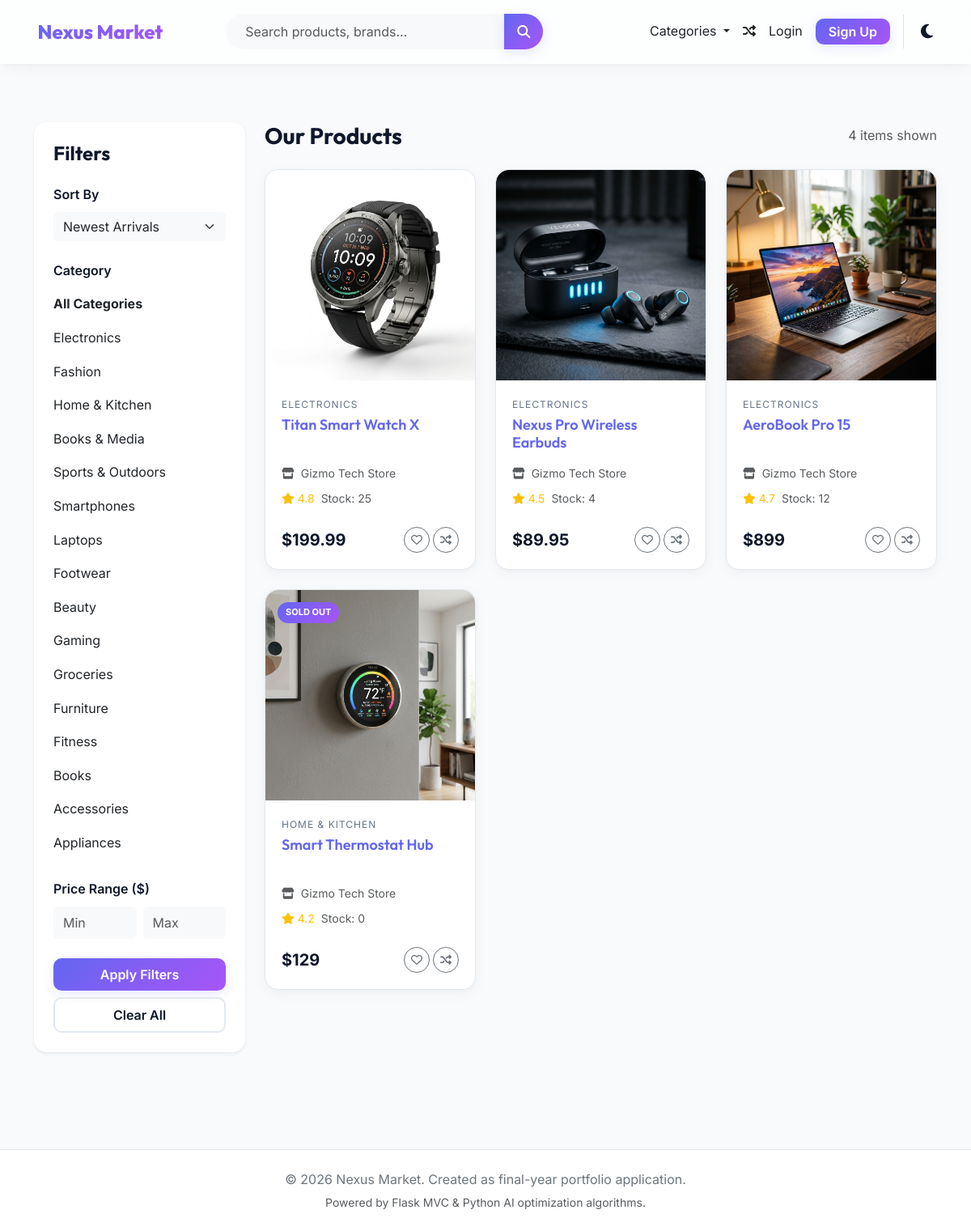
Page /products on the committed database.
### tables this page shows
CREATE TABLE products (
    id INTEGER PRIMARY KEY AUTOINCREMENT,
    vendor_id INT NOT NULL,
    category_id INT NOT NULL,
    name VARCHAR(255) NOT NULL,
    description TEXT,
    price NUMERIC NOT NULL,
    stock INT NOT NULL DEFAULT 0,
    image_url VARCHAR(255) DEFAULT 'default_product.png',
    status VARCHAR(20) NOT NULL DEFAULT 'active', -- 'active', 'inactive', 'flagged'
    average_rating NUMERIC DEFAULT 0.00,
    created_at TIMESTAMP DEFAULT CURRENT_TIMESTAMP,
    FOREIGN KEY (vendor_id) REFERENCES vendors(id) ON DELETE CASCADE,
    FOREIGN KEY (category_id) REFERENCES categories(id) ON DELETE CASCADE
);

CREATE TABLE categories (
    id INTEGER PRIMARY KEY AUTOINCREMENT,
    name VARCHAR(100) NOT NULL UNIQUE,
    description TEXT,
    slug VARCHAR(100) NOT NULL UNIQUE
);

CREATE TABLE vendors (
    id INTEGER PRIMARY KEY AUTOINCREMENT,
    user_id INT NOT NULL UNIQUE,
    business_name VARCHAR(150) NOT NULL UNIQUE,
    description TEXT,
    logo VARCHAR(255) DEFAULT 'default_vendor.png',
    status VARCHAR(20) NOT NULL DEFAULT 'pending', -- 'pending', 'approved', 'blocked'
    rating NUMERIC DEFAULT 0.00,
    created_at TIMESTAMP DEFAULT CURRENT_TIMESTAMP,
    FOREIGN KEY (user_id) REFERENCES users(id) ON DELETE CASCADE
);

### routes/user.py (the view)
@user_bp.route('/products')
def browse():
    category_id = request.args.get('category')
    sort_by = request.args.get('sort', 'newest')
    min_price = request.args.get('min_price', type=float)
    max_price = request.args.get('max_price', type=float)
    page = request.args.get('page', 1, type=int)
    per_page = 9
    offset = (page - 1) * per_page
    query_str = (
        "SELECT p.*, v.business_name, c.name as category_name "
        "FROM products p "
        "JOIN vendors v ON p.vendor_id = v.id "
        "JOIN categories c ON p.category_id = c.id "
        "WHERE p.status = 'active' AND v.status = 'approved'"
    )
    params = []
    if category_id:
        query_str += " AND p.category_id = %s"
        params.append(category_id)
    if min_price is not None:
        query_str += " AND p.price >= %s"
        params.append(min_price)
    if max_price is not None:
        query_str += " AND p.price <= %s"
        params.append(max_price)
    count_query = f"SELECT COUNT(*) as total_count FROM ({query_str}) as sub"
    total_records = db.execute_query(count_query, params)
    total_count = total_records[0]['total_count'] if total_records else 0
    total_pages = (total_count + per_page - 1) // per_page
    if sort_by == 'price_low':
        query_str += " ORDER BY p.price ASC"
    elif sort_by == 'price_high':
        query_str += " ORDER BY p.price DESC"
    elif sort_by == 'rating':
        query_str += " ORDER BY p.average_rating DESC"
    else:
        query_str += " ORDER BY p.created_at DESC"
    query_str += " LIMIT %s OFFSET %s"
    params.extend([per_page, offset])
    products = db.execute_query(query_str, params)
    categories = db.execute_query("SELECT * FROM categories", cache=True)
    return render_template('user/browse.html',
                           products=products,
                           categories=categories,
                           current_category=category_id,
                           sort=sort_by,
                           min_price=min_price,
                           max_price=max_price,
                           page=page,
                           total_pages=total_pages)

### models/db_manager.py (called while the page is built)
    def _translate_sql(self, sql):
        if self.db_type == 'sqlite':
            return sql.replace('%s', '?')
        return sql

### templates/user/browse.html (shortened to what this page needs)
{% extends 'layouts/base.html' %}
{% block content %}
<div class="container my-5">
    <div class="row">
        <div class="col-lg-3 col-md-4 mb-4">
            <div class="glass-panel p-4 rounded-4 bg-white border-0 shadow-sm">
                <h4 class="fw-bold mb-4">Filters</h4>
                <form action="{{ url_for('user.browse') }}" method="GET" id="filterForm">
                    <div class="mb-4">
                        <label for="sort" class="form-label fw-semibold">Sort By</label>
                        <select class="form-select bg-light border-0" id="sort" name="sort" onchange="this.form.submit()">
                            <option value="newest" {% if sort == 'newest' %}selected{% endif %}>Newest Arrivals</option>
                        </select>
                    </div>
                    <div class="mb-4">
                        <label class="form-label fw-semibold">Category</label>
                        <div class="list-group list-group-flush">
                            <a href="{{ url_for('user.browse', sort=sort, min_price=min_price, max_price=max_price) }}" class="list-group-item list-group-item-action border-0 px-0 bg-transparent {% if not current_category %}fw-bold text-indigo-600{% endif %}">
                                All Categories
                            </a>
                            {% for cat in categories %}
                            <a href="{{ url_for('user.browse', category=cat.id, sort=sort, min_price=min_price, max_price=max_price) }}" class="list-group-item list-group-item-action border-0 px-0 bg-transparent ">
                                {{ cat.name }}
                            </a>
                            {% endfor %}
                        </div>
                    </div>
                    <div class="mb-4">
                        <label class="form-label fw-semibold">Price Range ($)</label>
                        <div class="d-flex gap-2">
                            <input type="number" class="form-control bg-light border-0 py-2" placeholder="Min" name="min_price" value="{{ min_price if min_price is not none else '' }}">
                            <input type="number" class="form-control bg-light border-0 py-2" placeholder="Max" name="max_price" value="{{ max_price if max_price is not none else '' }}">
                        </div>
                    </div>
                    <button type="submit" class="btn btn-premium w-100 py-2">Apply Filters</button>
                    <a href="{{ url_for('user.browse') }}" class="btn btn-premium-outline w-100 py-2 mt-2">Clear All</a>
                </form>
            </div>
        </div>
        <div class="col-lg-9 col-md-8">
            <div class="d-flex justify-content-between align-items-center mb-4">
                <h3 class="fw-bold m-0">Our Products</h3>
                <span class="text-muted">{{ products|length }} items shown</span>
            </div>
            {% if not products %}
            <div class="text-center py-5 my-5 bg-white rounded-4 shadow-sm border p-5">
                <i class="fa-regular fa-folder-open fs-1 text-muted mb-3"></i>
                <h4 class="fw-bold">No Products Found</h4>
                <p class="text-secondary">Try adjusting your pricing filters or category settings.</p>
                <a href="{{ url_for('user.browse') }}" class="btn btn-premium mt-3">Reset Filters</a>
            </div>
            {% else %}
            <div class="row g-4">
                {% for prod in products %}
                <div class="col-lg-4 col-md-6 col-sm-6">
                    <div class="product-card">
                        {% if prod.stock == 0 %}
                            <span class="product-badge bg-danger">Sold Out</span>
                        {% endif %}
                        <div class="product-img-wrapper">
                            <img src="{{ url_for('static', filename=prod.image_url) }}" class="product-img" alt="{{ prod.name }}">
                        </div>
                        <div class="product-info">
                            <div class="product-category">{{ prod.category_name }}</div>
                            <h5 class="product-title"><a href="{{ url_for('user.product_detail', product_id=prod.id) }}">{{ prod.name }}</a></h5>
                            <div class="small text-muted mb-2"><i class="fas fa-store me-1"></i> {{ prod.business_name }}</div>
                            <div class="d-flex align-items-center mb-2">
                                <div class="text-warning small me-2">
                                    <i class="fas fa-star"></i> {{ prod.average_rating }}
                                </div>
                                <span class="small text-muted">Stock: {{ prod.stock }}</span>
                            </div>
                            <div class="d-flex justify-content-between align-items-center mt-3">
                                <span class="product-price">${{ prod.price }}</span>
                                <div class="d-flex gap-1">
                                    <form action="{{ url_for('user.wishlist_toggle', product_id=prod.id) }}" method="POST" class="d-inline">
                                        <button type="submit" class="btn btn-sm btn-outline-secondary rounded-circle" style="width: 32px; height: 32px; padding: 0;">
                                            <i class="far fa-heart"></i>
                                        </button>
                                    </form>
                                    <form action="{{ url_for('user.compare_add', product_id=prod.id) }}" method="POST" class="d-inline">
                                        <button type="submit" class="btn btn-sm btn-outline-secondary rounded-circle" style="width: 32px; height: 32px; padding: 0;">
                                            <i class="fa-solid fa-shuffle"></i>
                                        </button>
                                    </form>
                                </div>
                            </div>
                        </div>
                    </div>
                </div>
                {% endfor %}
            </div>
            {% endif %}
        </div>
    </div>
</div>
{% endblock %}

### static/css/styles.css (style rules this page uses)
:root { --bg-primary: #f8fafc; --bg-secondary: #ffffff; --bg-tertiary: #f1f5f9; --text-primary: #0f172a; --text-secondary: #475569; --text-muted: #64748b; --accent-color: #6366f1; --accent-hover: #4f46e5; --accent-gradient: linear-gradient(135deg, #6366f1 0%, #a855f7 100%); --accent-glow: rgba(99, 102, 241, 0.15); --border-color: #e2e8f0; --card-shadow: 0 4px 20px -2px rgba(15, 23, 42, 0.05), 0 2px 8px -1px rgba(15, 23, 42, 0.03); --glass-bg: rgba(255, 255, 255, 0.7); --glass-border: rgba(255, 255, 255, 0.5); --glass-blur: blur(12px); --success: #10b981; --warning: #f59e0b; --danger: #ef4444; --info: #06b6d4; --font-heading: 'Outfit', sans-serif; --font-body: 'Inter', sans-serif; --border-radius-lg: 16px; --border-radius-md: 10px; --border-radius-sm: 6px; --transition-smooth: all 0.3s cubic-bezier(0.4, 0, 0.2, 1); }
* { box-sizing: border-box; margin: 0; padding: 0; }
body { background-color: var(--bg-primary); color: var(--text-primary); font-family: var(--font-body); line-height: 1.6; transition: var(--transition-smooth); min-height: 100vh; display: flex; flex-direction: column; }
h1, h2, h3, h4, h5, h6 { font-family: var(--font-heading); color: var(--text-primary); font-weight: 700; }
a { color: var(--accent-color); text-decoration: none; transition: var(--transition-smooth); }
.glass-panel { background: var(--glass-bg); backdrop-filter: var(--glass-blur); -webkit-backdrop-filter: var(--glass-blur); border: 1px solid var(--glass-border); box-shadow: var(--card-shadow); }
.btn-premium { background: var(--accent-gradient); color: white; font-weight: 600; border: none; border-radius: var(--border-radius-md); padding: 10px 22px; box-shadow: 0 4px 14px var(--accent-glow); transition: var(--transition-smooth); cursor: pointer; }
.btn-premium-outline { background: transparent; color: var(--text-primary); font-weight: 600; border: 2px solid var(--border-color); border-radius: var(--border-radius-md); padding: 8px 20px; transition: var(--transition-smooth); cursor: pointer; }
.product-card { border-radius: var(--border-radius-lg); background-color: var(--bg-secondary); border: 1px solid var(--border-color); box-shadow: var(--card-shadow); overflow: hidden; transition: var(--transition-smooth); position: relative; display: flex; flex-direction: column; height: 100%; }
.product-img-wrapper { position: relative; width: 100%; height: 260px; background-color: var(--bg-tertiary); overflow: hidden; border-radius: var(--border-radius-lg) var(--border-radius-lg) 0 0; }
.product-img { width: 100%; height: 100%; object-fit: cover; transition: var(--transition-smooth); }
.product-badge { position: absolute; top: 15px; left: 15px; background: var(--accent-gradient); color: white; font-size: 11px; font-weight: 700; text-transform: uppercase; padding: 4px 10px; border-radius: 50px; z-index: 5; }
.product-info { padding: 20px; display: flex; flex-direction: column; flex-grow: 1; }
.product-category { font-size: 12px; color: var(--text-muted); text-transform: uppercase; letter-spacing: 1px; margin-bottom: 5px; }
.product-title { font-size: 18px; font-weight: 600; margin-bottom: 8px; display: -webkit-box; -webkit-line-clamp: 2; -webkit-box-orient: vertical; overflow: hidden; height: 52px; }
.product-price { font-size: 20px; font-weight: 700; color: var(--text-primary); }

### rows in the picture
products: image_url (picture), category_name "ELECTRONICS", name "Titan Smart Watch X", business_name "Gizmo Tech Store", average_rating "4.8", stock "25", price "199.99"
products: image_url (picture), category_name "ELECTRONICS", name "Nexus Pro Wireless Earbuds", business_name "Gizmo Tech Store", average_rating "4.5", stock "4", price "89.95"
products: image_url (picture), category_name "ELECTRONICS", name "AeroBook Pro 15", business_name "Gizmo Tech Store", average_rating "4.7", stock "12", price "899"
products: shows "SOLD OUT", image_url (picture), category_name "HOME & KITCHEN", name "Smart Thermostat Hub", business_name "Gizmo Tech Store", average_rating "4.2", stock "0", price "129"

### other values in the picture
{{ cat.name }} "Electronics" "Fashion" "Home & Kitchen" "Books & Media" "Sports & Outdoors" "Smartphones" "Laptops" "Footwear" "Beauty" "Gaming" "Groceries" "Furniture" "Fitness" "Books" "Accessories" "Appliances"
{{ products|length }} "4"
{{ current_year }} "2026"
